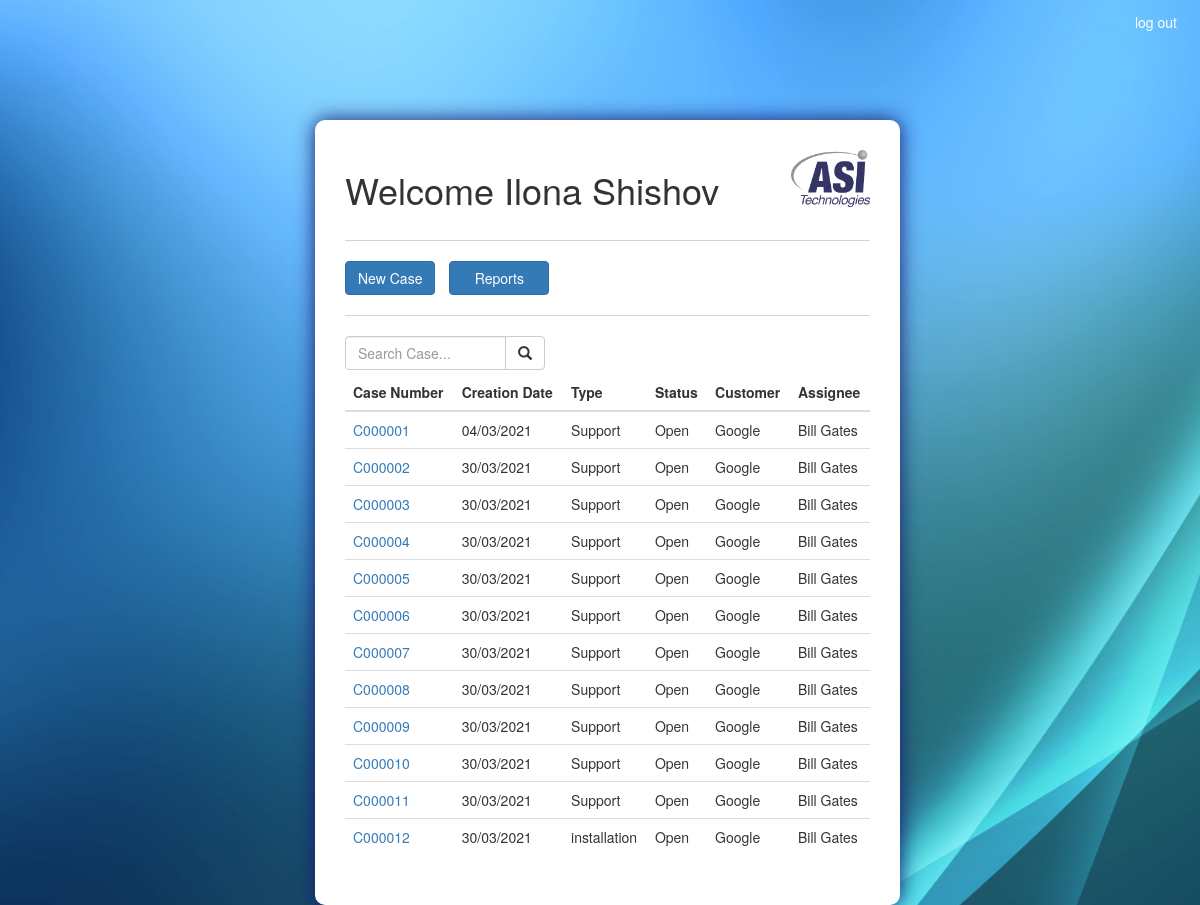
The page /dashboard/ (signed in) on the database its author committed.
### ASISupport_app/models.py (models this page shows, shortened)
class Case(models.Model):
	TYPES = (
		('Support', 'Support'),
		('Training', 'Training'),
		('Maintenance', 'Maintenance'),
		('installation','Installation')
	)
	STATUSES = (
		('Open', 'Open'),
		('Resolved', 'Resolved'),
		('Closed', 'Closed'),
		('On Hold','On Hold'),
		('Cancelled','Cancelled')
	)
	case_num 				= models.CharField(max_length=100, primary_key=True)
	case_type 				= models.CharField(max_length=100, choices=TYPES)
	status 					= models.CharField(max_length=100, choices=STATUSES)
	create_date 			= models.DateTimeField(default=timezone.now)
	target_date 			= models.DateField()
	actual_date 			= models.DateField(blank=True, null=True)
	case_manager 			= models.ForeignKey(Employee, on_delete=models.CASCADE)
	machine_down 			= models.BooleanField(default=False)
	customer 				= models.ForeignKey(Customer, on_delete=models.CASCADE)
	customer_contact 		= models.CharField(max_length=100)
	case_description 		= models.TextField()

class Customer(models.Model):
	customer_name 			= models.CharField(max_length=100, primary_key=True)
	def __str__(self):
		return self.customer_name

class Employee(models.Model):
	employee_id 			= models.CharField(max_length=100, primary_key=True)
	first_name 				= models.CharField(max_length=100)
	last_name 				= models.CharField(max_length=100)
	phone_number 			= models.CharField(max_length=100)
	email 					= models.EmailField(max_length=254, unique = True)
	password 				= models.CharField(max_length=100)
	def __str__(self):
		return f'{self.first_name} {self.last_name}'
		'''note: must be unique for case creation unique'''

### ASISupport_app/views.py (the view)
# urls.py: path('dashboard/', views.dashboard_view, name = 'dashboard'),
@login_required(login_url='/accounts/login/')
def dashboard_view(request):
	search_case_value = request.POST.get('search_case')
	if request.method == 'POST' and 'search_case_btn' in request.POST:
		if search_case_value:
			cases = Case.objects.filter(case_num__contains=search_case_value, status='Open')
			return render(request, 'ASISupport_app/dashboard.html', locals())
	cases = Case.objects.filter(status='Open')
	return render(request, 'ASISupport_app/dashboard.html', locals())

### templates/ASISupport_app/dashboard.html (shortened to what this page needs)
<!DOCTYPE html>
{% extends "ASISupport_app/base.html" %}
{% load static %}
{% block head_block %}
	<link rel="stylesheet" type="text/css" href="{% static 'css/dashboard.css' %}">
{% endblock %}
{% block body_block %}
	<section class="col-sm-3 col-sm-6 col-sm-3">
		<form class="form-container" action="{% url 'ASISupport_app:dashboard' %}" method="POST">
			<div class="welcome">
				<h1 class="inline_it">Welcome {{request.user.get_full_name}}</h1>
				<img src="/static/images/ASI_logo.jpg"/>
			</div>
			<hr class="solid">
			<div class="action_btn">
				<a href="{% url 'ASISupport_app:new_case' %}" class="btn btn-primary">New Case</a>
				<button type="submit" class="btn btn-primary not_first">Reports</button>
			</div>
			<hr class="solid">
				<div class="inline_it search_bar">
					<div class="input-group">
						<input type="search" name="search_case" class="form-control" placeholder="Search Case..." aria-lable="Search" value="{{ search_case_value|default_if_none:'' }}" />
						<div class="input-group-btn">
							<button class="btn btn-default" type="submit" name="search_case_btn">
								<i class="glyphicon glyphicon-search"></i>
							</button>
						</div>
					</div>
				</div>
				<table class="table table-hover">
					<thead>
						<tr>
							<th scope="col">Case Number</th>
				    		<th scope="col">Creation Date</th>
				    		<th scope="col">Type</th>
				    		<th scope="col">Status</th>
				    		<th scope="col">Customer</th>
				    		<th scope="col">Assignee</th>
				    	</tr>
					</thead>
					<tbody>
						{% for case in cases %}
						<tr>
							<td><a href="{% url 'ASISupport_app:view_case' case.case_num %}">{{ case.case_num }}</a></td>
							<td>{{ case.create_date|date:'d/m/Y' }}</td>
							<td>{{ case.case_type }}</td>
							<td>{{ case.status }}</td>
							<td>{{ case.customer }}</td>
							<td>{{ case.case_manager }}</td>
						</tr>
						{% endfor %}
					</tbody>
				</table>
		</form>
	</section>
{% endblock %}

### static/css/base.css (style rules this page uses)
body { background-image: url('/static/images/Background1.jpg'); background-repeat: no-repeat; background-attachment: fixed; background-size: cover; }
.form-container { position: absolute; top: 15vh; background: #fff; padding: 30px; border-radius: 10px; box-shadow: 0px 0px 20px 0px #191970; }
hr.solid { border-top: 1px solid LightGray; }
.inline_it { display: inline-block; }

### static/css/dashboard.css (style rules this page uses)
.welcome img { width: 15%; height: 15%; float: right; }
.search_bar { width: 200px; }
.not_first { margin-left: 10px; }
.action_btn button { width: 100px; }

### rows shown on the page
Case: case_num "C000001", create_date "04/03/2021", case_type "Support", status "Open", customer "Google", case_manager "Bill Gates"
Case: case_num "C000002", create_date "30/03/2021", case_type "Support", status "Open", customer "Google", case_manager "Bill Gates"
Case: case_num "C000003", create_date "30/03/2021", case_type "Support", status "Open", customer "Google", case_manager "Bill Gates"
Case: case_num "C000004", create_date "30/03/2021", case_type "Support", status "Open", customer "Google", case_manager "Bill Gates"
Case: case_num "C000005", create_date "30/03/2021", case_type "Support", status "Open", customer "Google", case_manager "Bill Gates"
Case: case_num "C000006", create_date "30/03/2021", case_type "Support", status "Open", customer "Google", case_manager "Bill Gates"
Case: case_num "C000007", create_date "30/03/2021", case_type "Support", status "Open", customer "Google", case_manager "Bill Gates"
Case: case_num "C000008", create_date "30/03/2021", case_type "Support", status "Open", customer "Google", case_manager "Bill Gates"
Case: case_num "C000009", create_date "30/03/2021", case_type "Support", status "Open", customer "Google", case_manager "Bill Gates"
Case: case_num "C000010", create_date "30/03/2021", case_type "Support", status "Open", customer "Google", case_manager "Bill Gates"
Case: case_num "C000011", create_date "30/03/2021", case_type "Support", status "Open", customer "Google", case_manager "Bill Gates"
Case: case_num "C000012", create_date "30/03/2021", case_type "installation", status "Open", customer "Google", case_manager "Bill Gates"

### other values the page prints
{{ request.user.get_full_name }} "Ilona Shishov"
